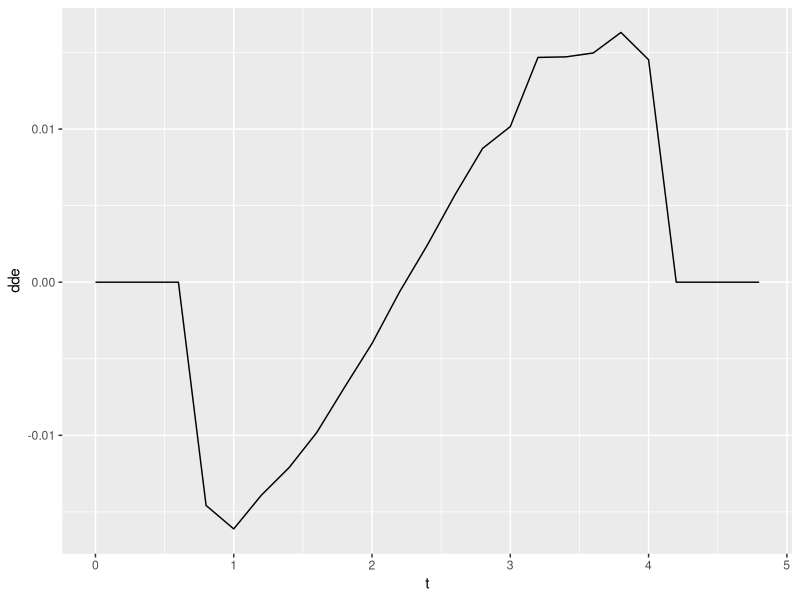

This figure's R source:
library(ggplot2)

### Calculate C
tf <- 5
e0 <- 0.0668388
C <- 40/sqrt(3) * e0/(tf*tf)



### Load raw data
rawdata <- read.csv("csv_data/f5t5K10.csv", header=FALSE)
Jdata <- rawdata[rawdata$V2=='J',]
qdotdata <- rawdata[rawdata$V2=='qdot',]
t <- Jdata[,c("V1")]



### Calculate de
de <- c()
for (time in t) {
  J_ <- Jdata[Jdata$V1==time, 3:20]
  qdot_ <- qdotdata[qdotdata$V1==time, 3:20]
  de_ <- sum(J_ * qdot_)
  de <- c(de, de_)
}
#de_len <- length(de)
#de[de_len-1] <- (de[de_len-2]+de[de_len-3])/2
#de[de_len] <- (de[de_len-1]+de[de_len-2])/2


### Interpolate de to get an evenly distributed time series
moddata <- data.frame(t=t, de=de)
dt <- sum(t[2:length(t)]-t[1:length(t)-1])/(length(t)-1)
t_0 <- t[1]
t_f <- t[length(t)]
n <- ceiling((t_f-t_0)/dt)+1

t_ <- 0
t_ip <- c()
de_ip <- c()
for (i in 1:n) {
  if ((t_+t_0) %in% moddata$t) {
    val <- moddata$de[moddata$t==t_+t_0]
  } else { # we need to interpolate
    row1 <- moddata[moddata$t < t_+t_0,]
    row1 <- row1[nrow(row1),]
    row2 <- moddata[moddata$t > t_+t_0,][1,]
    t_len <- row2$t - row1$t
    f1 <- 1 - (t_+t_0 - row1$t)/t_len
    f2 <- 1-f1
    val <- row1$de * f1 + row2$de * f2
  }
  de_ip <- c(de_ip, val)
  t_ip <- c(t_ip, t_)
  t_ <- t_ + dt
}
intdata <- data.frame(t=t_ip, de=de_ip)
#ggplot(moddata, aes(x=t,y=de)) + geom_line()
#ggplot(intdata, aes(x=t,y=de)) + geom_line()



### W A R N I N G

### Cut the last entry as it screws up the numerical differentiation
cut_size <- 1
n <- n-cut_size
de_ip <- de_ip[1:(length(de_ip)-cut_size)]
t <- t[1:(length(t)-cut_size)]
t_ip <- t_ip[1:(length(t_ip)-cut_size)]





### Calculate first differentiation, dde
accuracy <- 8
d_forw_coeff8 <- c(-761/280, 8, -14, 56/3, -35/2, 56/5, -14/3, 8/7, -1/8)
d_back_coeff8 <- c(1/8, -8/7, 14/3, -56/5, 35/2, -56/3, 14, -8, 761/280)
d_cen_coeff2 <- c(-1/2, 0, 1/2)
#d_cen_coeff4 <- c(1/12, -2/3, 0, 2/3, -1/12)
#d_cen_coeff6 <- c(-1/60, 3/20, -3/4, 0, 3/4, -3/20, 1/60)
d_cen_coeff8 <- c(1/280, -4/105, 1/5, -4/5, 0, 4/5, -1/5, 4/105, -1/280)

dde <- c()
for (i in 1:(accuracy/2)) {
  #val <- sum( de_ip[i:(i+accuracy)]*d_forw_coeff8 ) / dt
  val <- 0
  dde <- c(dde, val)
}
for (i in (accuracy/2+1):(n-accuracy/2)) {
  val <- sum( de_ip[(i-accuracy/2):(i+accuracy/2)]*d_cen_coeff8 ) / dt
  dde <- c(dde, val)
}
for (i in (n-accuracy/2+1):n) {
  #val <- sum( de_ip[(i-accuracy):i]*d_back_coeff8 ) / dt
  val <- 0
  dde <- c(dde, val)
}

acceldata <- data.frame(t = t_ip, dde=dde)
ggplot(acceldata, aes(x=t,y=dde)) + geom_line()



#de_ip <- (8*t*t*t)

### Calculate second differentiation, ddde
#accuracy <- 8
#dd_forw_coeff7 <- c(29531/5040, -962/35, 621/10, -4006/45, 691/8, -282/5, 2143/90, -206/35, 363/560)
#dd_back_coeff7 <- -rev(dd_forw_coeff7)
#dd_cen_coeff8 <- c(-1/560, 8/315, -1/5, 8/5, -205/72, 8/5, -1/5, 8/315, -1/560)

#ddde <- c()
#for (i in 1:(accuracy/2)) {
#  val <- sum( de_ip[i:(i+accuracy)]*dd_forw_coeff7 ) / (dt*dt)
#  ddde <- c(ddde, val)
#}
#for (i in (accuracy/2+1):(n-accuracy/2)) {
#  val <- sum( de_ip[(i-accuracy/2):(i+accuracy/2)]*dd_cen_coeff8 ) / (dt*dt)
#  ddde <- c(ddde, val)
#}
#for (i in (n-accuracy/2+1):n) {
#  val <- sum( de_ip[(i-accuracy):i]*dd_back_coeff7 ) / (dt*dt)
#  ddde <- c(ddde, val)
#}

#jerkdata <- data.frame(t = t_ip, ddde=ddde)
#ggplot(jerkdata, aes(x=t,y=ddde)) + geom_line()




### Calculate Sigma

#t_q4 = (t_f-t_0)
#t_q1 <- t_q4*0.5*(1-1/sqrt(3))
#t_q3 <- t_q4*0.5*(1+1/sqrt(3))

#t_q1 <- t_ip[t_ip > t_q1][1]
#t_q3 <- t_ip[t_ip > t_q3][1]
#t_q4 <- t_ip[length(t_ip)]

#steps <- 0.606970852 * c(-5, -4, -3, -2, -1, 0, 1, 2, 3, 4, 5)
#prob_map <- exp(-0.5*steps*steps)/sqrt(2*pi)
#prob_map <- prob_map / sum(prob_map)

#acc_ <- acceldata$dde[ acceldata$t>(t_q1-5*dt) & acceldata$t<(t_q1+5*dt) ]
#acc_q1 <- sum( acc_ * prob_map )



sigma <- sum( abs( acceldata$dde[2:nrow(acceldata)] - acceldata$dde[1:nrow(acceldata)-1] ) )
sigma <- sigma + cut_size * abs(acceldata$dde[nrow(acceldata)] - acceldata$dde[nrow(acceldata)-1])
rate <- sigma/C









